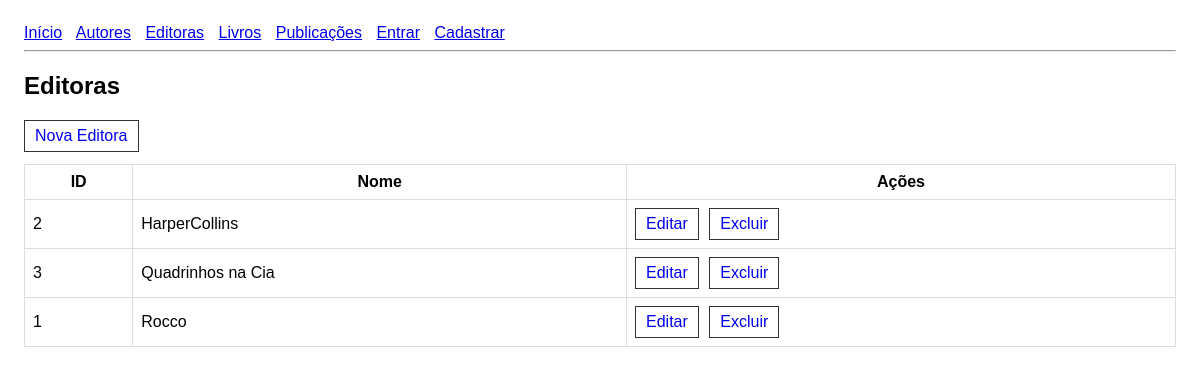
The app's page /edu/editoras/, older data.
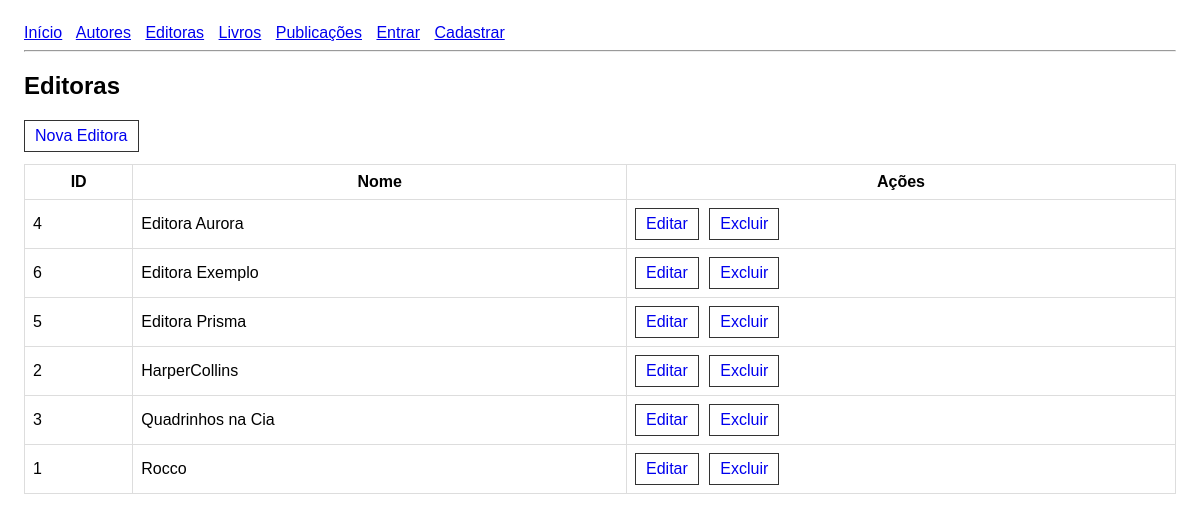
The same page, newer data.
### edu/models.py (models this page shows, shortened)
class Editora(models.Model):
    id = models.AutoField(primary_key=True)
    nome = models.CharField(max_length=100, unique=True, null=False, blank=False)

### edu/views.py (the view)
# urls.py: path("editoras/", views.editora_list, name="editora_list"),
def editora_list(request):
    editoras = Editora.objects.all().order_by("nome")
    return render(request, "edu/editora/list.html", {"editoras": editoras})

### edu/templates/edu/editora/list.html (shortened to what this page needs)
{% extends "edu/base.html" %}
{% block content %}
<h2>Editoras</h2>
<a class="btn" href="{% url 'editora_create' %}">Nova Editora</a>
<table>
    <thead>
        <tr>
            <th>ID</th>
            <th>Nome</th>
            <th>Ações</th>
        </tr>
    </thead>
    <tbody>
    {% for editora in editoras %}
        <tr>
            <td>{{ editora.id }}</td>
            <td>{{ editora.nome }}</td>
            <td>
                <a class="btn" href="{% url 'editora_update' editora.id %}">Editar</a>
                <a class="btn" href="{% url 'editora_delete' editora.id %}">Excluir</a>
            </td>
        </tr>
    {% empty %}
        <tr><td colspan="3">Nenhuma editora cadastrada.</td></tr>
    {% endfor %}
    </tbody>
</table>
{% endblock %}

Row changes from the older to the newer data that the page shows:
added Editora: id "4", nome "Editora Aurora"
added Editora: id "6", nome "Editora Exemplo"
added Editora: id "5", nome "Editora Prisma"
